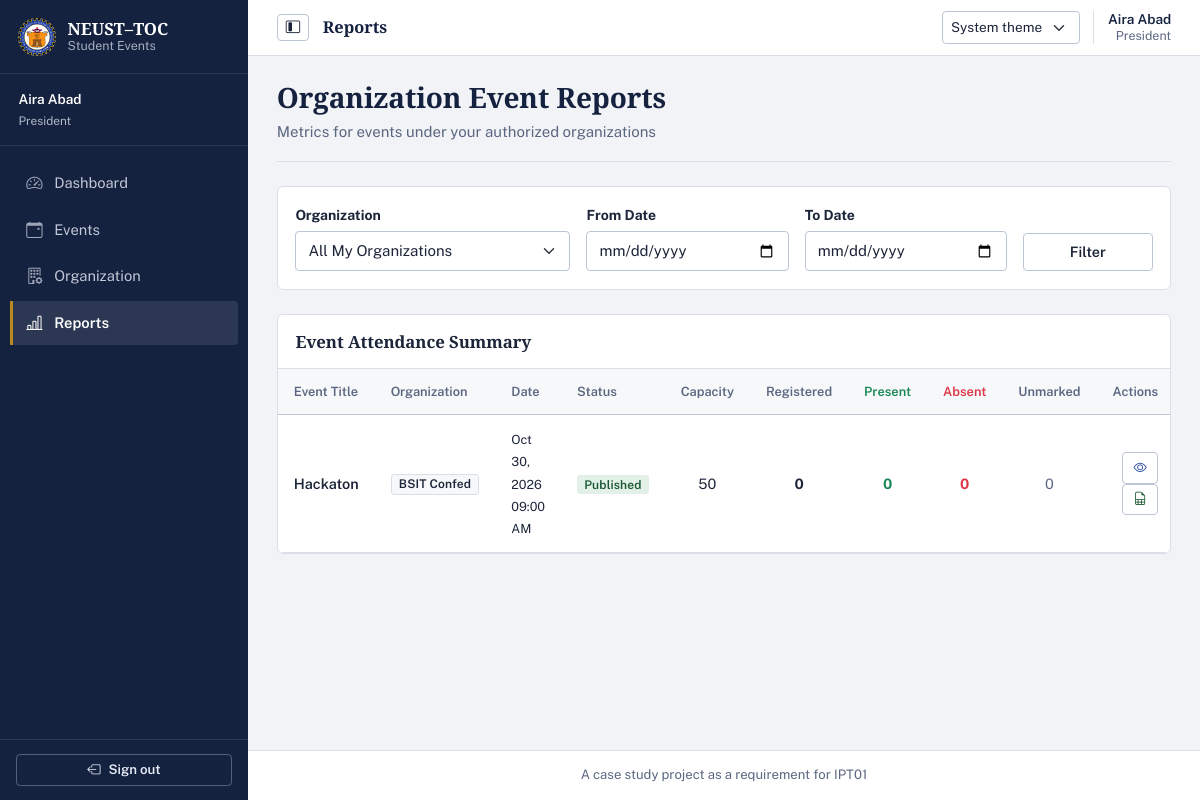
/officer/reports (signed in), run on an earlier commit of the app's database.
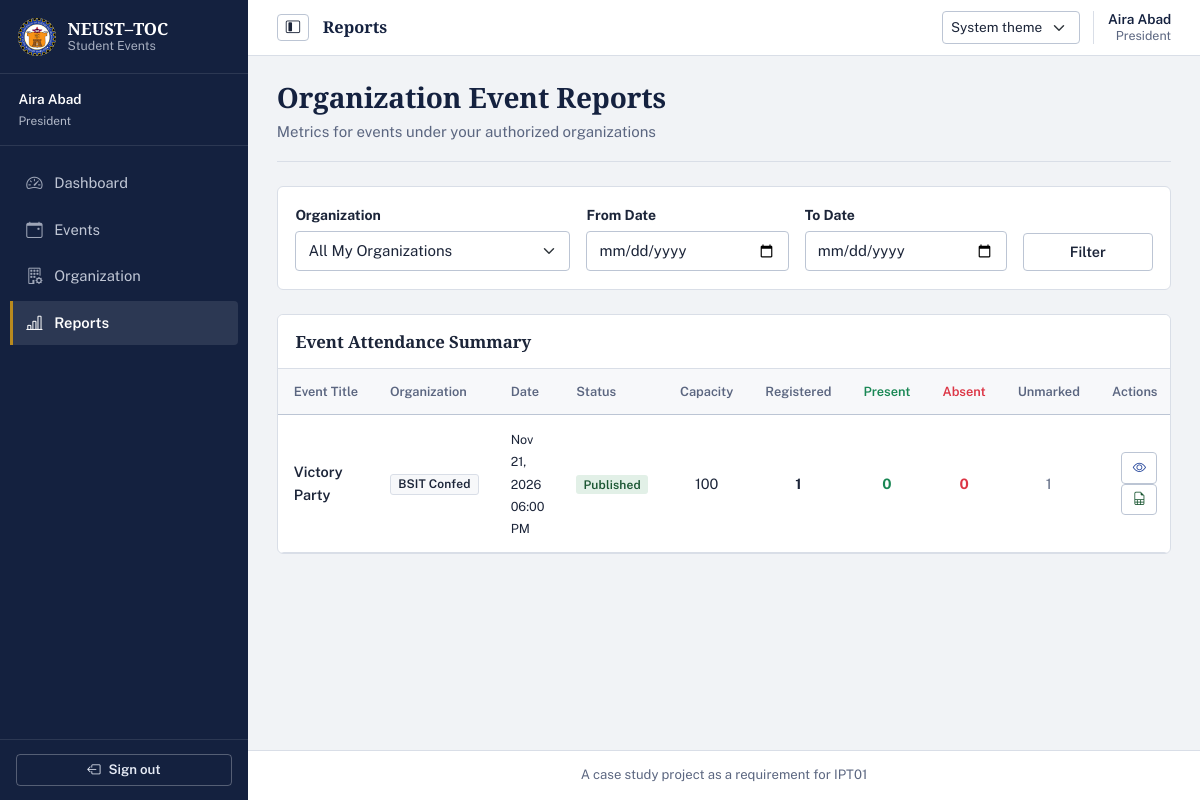
And on a later commit of the database.
### tables this page shows
CREATE TABLE events (
    event_id INTEGER PRIMARY KEY AUTOINCREMENT,
    organization_id INTEGER NOT NULL,
    created_by INTEGER NOT NULL,
    title TEXT NOT NULL,
    description TEXT NOT NULL,
    venue TEXT NOT NULL,
    start_at TEXT NOT NULL,
    end_at TEXT,
    registration_deadline TEXT NOT NULL,
    capacity INTEGER NOT NULL CHECK(capacity > 0),
    status TEXT NOT NULL DEFAULT 'draft' CHECK(status IN ('draft', 'published', 'cancelled', 'completed')),
    created_at TEXT NOT NULL DEFAULT (strftime('%Y-%m-%d %H:%M:%S', 'now', 'localtime')),
    updated_at TEXT,
    FOREIGN KEY (organization_id) REFERENCES organizations(organization_id) ON DELETE RESTRICT,
    FOREIGN KEY (created_by) REFERENCES users(user_id) ON DELETE RESTRICT
);

### officer_routes.py (the view)
@officer_bp.route('/reports')
@officer_required
def reports():
    db = get_db()
    org_id = request.args.get('org_id', '').strip()
    date_from = request.args.get('date_from', '').strip()
    date_to = request.args.get('date_to', '').strip()
    reports_data = report_service.get_officer_reports(
        db,
        session['user_id'],
        org_id=int(org_id) if org_id else None,
        date_from=date_from or None,
        date_to=date_to or None
    )
    orgs = event_service.get_officer_organizations(db, session['user_id'])
    return render_template(
        'officer/reports.html',
        reports=reports_data,
        organizations=orgs,
        org_id=org_id,
        date_from=date_from,
        date_to=date_to,
        single_event=False
    )

### db.py (called while the page is built)
def get_db():
    if 'db' not in g:
        db_path = current_app.config.get('DATABASE', Config.DATABASE)
        g.db = sqlite3.connect(db_path)
        g.db.row_factory = sqlite3.Row
        g.db.execute('PRAGMA foreign_keys = ON')
    return g.db

### officer_routes.py (called while the page is built)
def officer_required(f):
    @wraps(f)
    def decorated_function(*args, **kwargs):
        if 'user_id' not in session:
            flash('Please log in to access this page.', 'warning')
            return redirect(url_for('auth.login'))
        if session.get('role') not in ('officer', 'admin'):
            abort(403)
        db = get_db()
        user = auth_service.get_user_by_id(db, session['user_id'])
        if not user or not user['is_active']:
            session.clear()
            flash('Your account has been deactivated.', 'danger')
            return redirect(url_for('auth.login'))
        return f(*args, **kwargs)
    return decorated_function

### services/auth_service.py (called while the page is built)
def get_user_by_id(db, user_id):
    return db.execute('SELECT * FROM users WHERE user_id = ?', (user_id,)).fetchone()

### templates/officer/reports.html (shortened to what the changed rows need)
{% extends "base.html" %}
{% block content %}
{% if single_event %}
<div class="page-heading report-page-header">
    <div>
        <h2 class="h3 mb-0">Event Report: {{ event.title }}</h2>
        <p class="text-muted mb-0">{{ event.organization_name }} &bull; {{ event.start_at|datetimeformat }}</p>
    </div>
    <div class="d-flex gap-2">
        <a href="{{ url_for('officer.event_export_xlsx', event_id=event.event_id) }}" class="btn btn-outline-success">
            <i class="bi bi-file-earmark-spreadsheet me-1" aria-hidden="true"></i> Export Excel report
        </a>
        <a href="{{ url_for('officer.events') }}" class="btn btn-outline-secondary">
            <i class="bi bi-arrow-left me-1"></i> Events
        </a>
    </div>
</div>
<div class="stat-strip" aria-label="Attendance totals">
    <div><span class="stat-label">Active registrants</span><div class="stat-value">{{ report.registered_count }} / {{ event.capacity }}</div></div>
    <div><span class="stat-label">Present</span><div class="stat-value text-success">{{ report.present_count }}</div></div>
    <div><span class="stat-label">Absent</span><div class="stat-value text-danger">{{ report.absent_count }}</div></div>
    <div><span class="stat-label">Unmarked</span><div class="stat-value">{{ report.unmarked_count }}</div></div>
</div>
<div class="card shadow-sm report-table-card">
    <div class="card-header bg-white py-3">
        <h5 class="card-title mb-0 fw-bold">Participant Attendance Log</h5>
    </div>
    <div class="card-body p-0">
        {% if participants %}
        <div class="table-responsive">
            <table class="table table-hover align-middle mb-0">
                <thead class="table-light">
                    <tr>
                        <th>#</th>
                        <th>Student No</th>
                        <th>Student Name</th>
                        <th>Email</th>
                        <th>Registration Status</th>
                        <th>Attendance</th>
                    </tr>
                </thead>
                <tbody>
                    {% for p in participants %}
                    <tr>
                        <td>{{ loop.index }}</td>
                        <td>{{ p.student_no or '-' }}</td>
                        <td class="fw-semibold">{{ p.full_name }}</td>
                        <td><small>{{ p.email }}</small></td>
                        <td>
                            {% if p.status == 'registered' %}
                            <span class="badge bg-success">Registered</span>
                            {% else %}
                            <span class="badge bg-danger">Cancelled</span>
                            {% endif %}
                        </td>
                        <td>
                            {% if p.attendance_status == 'present' %}
                            <span class="badge bg-success">Present</span>
                            {% elif p.attendance_status == 'absent' %}
                            <span class="badge bg-danger">Absent</span>
                            {% else %}
                            <span class="badge bg-secondary">Unmarked</span>
                            {% endif %}
                        </td>
                    </tr>
                    {% endfor %}
                </tbody>
            </table>
        </div>
        {% else %}
        <div class="text-center py-5 text-muted">
            <i class="bi bi-people fs-1 d-block mb-2"></i>
            No participants found for this event.
        </div>
        {% endif %}
    </div>
</div>
{% else %}
<div class="page-heading report-page-header">
    <div>
        <h2 class="h3 mb-0">Organization Event Reports</h2>
    </div>
</div>
<div class="card shadow-sm report-table-card">
    <div class="card-body p-0">
        {% if reports %}
        <div class="table-responsive">
            <table class="table table-hover align-middle mb-0">
                <thead class="table-light">
                    <tr>
                        <th>Event Title</th>
                        <th>Organization</th>
                        <th>Date</th>
                        <th>Status</th>
                        <th class="text-center">Capacity</th>
                        <th class="text-center">Registered</th>
                        <th class="text-center text-success">Present</th>
                        <th class="text-center text-danger">Absent</th>
                        <th class="text-center text-muted">Unmarked</th>
                        <th class="text-end">Actions</th>
                    </tr>
                </thead>
                <tbody>
                    {% for row in reports %}
                    <tr>
                        <td class="fw-semibold">{{ row.title }}</td>
                        <td><span class="badge bg-light text-dark border">{{ row.organization_name }}</span></td>
                        <td><small>{{ row.start_at|datetimeformat }}</small></td>
                        <td>
                            {% if row.status == 'published' %}
                            <span class="badge bg-success">Published</span>
                            {% elif row.status == 'completed' %}
                            <span class="badge bg-info text-dark">Completed</span>
                            {% elif row.status == 'cancelled' %}
                            <span class="badge bg-danger">Cancelled</span>
                            {% else %}
                            <span class="badge bg-secondary">Draft</span>
                            {% endif %}
                        </td>
                        <td class="text-center">{{ row.capacity }}</td>
                        <td class="text-center fw-bold">{{ row.registered_count }}</td>
                        <td class="text-center fw-bold text-success">{{ row.present_count }}</td>
                        <td class="text-center fw-bold text-danger">{{ row.absent_count }}</td>
                        <td class="text-center text-muted">{{ row.unmarked_count }}</td>
                        <td class="text-end">
                            <a href="{{ url_for('officer.event_report', event_id=row.event_id) }}" class="btn btn-sm btn-outline-primary" title="Detailed Report">
                                <i class="bi bi-eye"></i>
                            </a>
                            <a href="{{ url_for('officer.event_export_xlsx', event_id=row.event_id) }}" class="btn btn-sm btn-outline-success" aria-label="Export Excel participants report for {{ row.title }}">
                                <i class="bi bi-file-earmark-spreadsheet" aria-hidden="true"></i>
                            </a>
                        </td>
                    </tr>
                    {% endfor %}
                </tbody>
            </table>
        </div>
        {% else %}
        <div class="text-center py-5 text-muted">
            <i class="bi bi-bar-chart fs-1 d-block mb-2"></i>
            No reports available for your organizations.
        </div>
        {% endif %}
    </div>
</div>
{% endif %}
{% endblock %}

What changed in the data, as far as the page shows it:
removed events: title "Hackaton", organization_name "BSIT Confed", start_at "Oct 30, 2026 09:00 AM", status "Published", capacity "50", registered_count "0", present_count "0", absent_count "0", unmarked_count "0"
added events: title "Victory Party", organization_name "BSIT Confed", start_at "Nov 21, 2026 06:00 PM", status "Published", capacity "100", registered_count "1", present_count "0", absent_count "0", unmarked_count "1"
